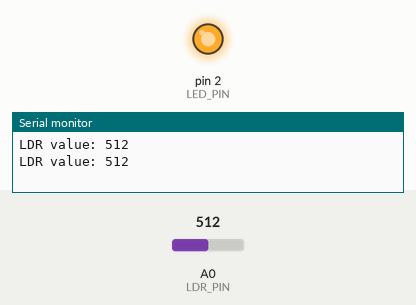
This sketch was run on a simulated Arduino Uno, built with avr-gcc and run on an emulated ATmega328P. On the bench: output pins drawn as LEDs (lit = HIGH), the last lines printed to the serial monitor. The test bench sets the inputs (shaded band); at power-on: A0 (LDR_PIN) = 512.

Above: at 1.8 s.
1.9 s: A0 (LDR_PIN) set to 490
At 2.7 s:
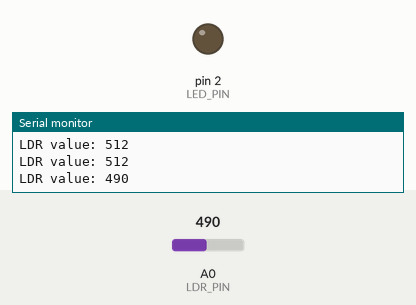
3.5 s: A0 (LDR_PIN) set to 510
At 5.2 s:
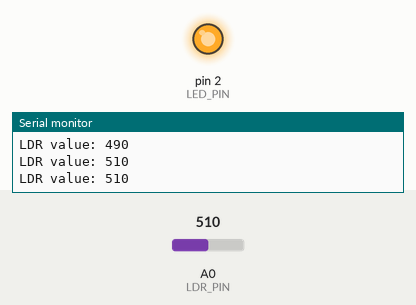
5.5 s: A0 (LDR_PIN) set to 306
At 6.9 s:
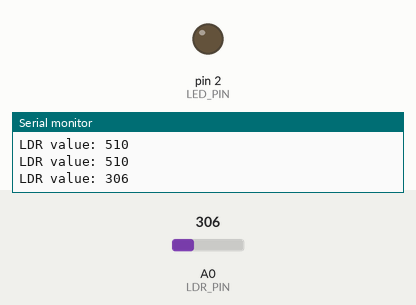
Timing chart, 0 to 8.5 s (numbered marks = the images above; inputs shaded):
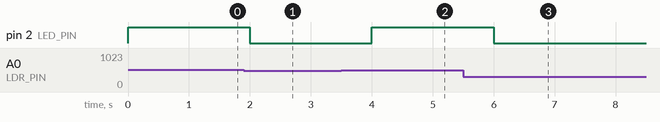

The sketch:

LDR.ino
```cpp
const int LDR_PIN = A0;
const int LED_PIN = 2;

void setup() {
  pinMode(LED_PIN, OUTPUT);
  Serial.begin(9600);
}


void loop() {
  int ldr_value = analogRead(LDR_PIN);
  Serial.print("LDR value: ");
  Serial.println(ldr_value);
  if (ldr_value > 500) {
    digitalWrite(LED_PIN, HIGH);
  } else {
    digitalWrite(LED_PIN, LOW);
  }
  delay(1000);
}
```

Measured:
- the behaviour switches between 501 and 500 on A0 (LDR_PIN) (found by bisection; images 0 and 1)
- after the input at 1.9 s, pin 2 (LED_PIN): HIGH → LOW after 0.10 s
- after the input at 3.5 s, pin 2 (LED_PIN): LOW → HIGH after 0.50 s
- after the input at 5.5 s, pin 2 (LED_PIN): HIGH → LOW after 0.50 s
